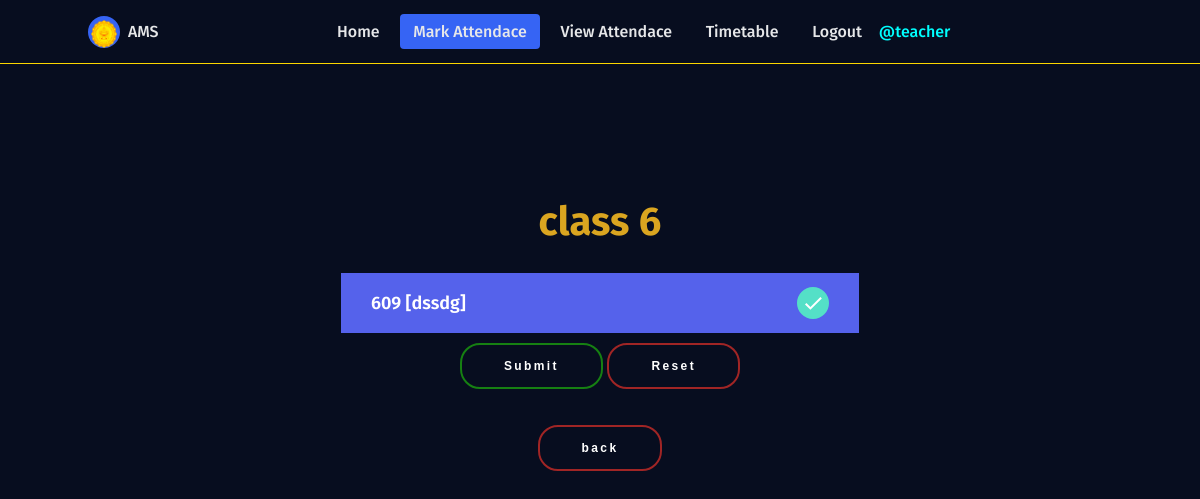
/six/ (signed in), run on the app's committed database.
### attendance_management_system/models.py (models this page shows, shortened)
class Classname(models.Model):
    classno = models.CharField(max_length=10, primary_key=True)

class Student(models.Model):
    roll = models.CharField(max_length=10, primary_key=True)
    name = models.CharField(max_length=40, null=False, default='')
    classname = models.ForeignKey('Classname', on_delete=models.CASCADE)
    phone = models.CharField(max_length=12, null=False, default='')
    parent_phone = models.CharField(max_length=12, null=False, default='')
    def __str__(self):
        return self.name

### attendance_management_system/views.py (the view)
# urls.py: path('six/', views.six, name="six"),
@login_required(login_url='/login')
def six(request):
    student =  Student.objects.filter(classname=6)
    classname = Classname.objects.filter(classno=6)
    context={'student': student, 'classname': classname}
    return render(request, 'class6.html', context)

### templates/class6.html (shortened to what this page needs)
<!DOCTYPE html>
<html lang="en">
<head>
    {% load static %}
    <link href="https://stackpath.bootstrapcdn.com/font-awesome/4.7.0/css/font-awesome.min.css" rel="stylesheet">
    <link rel="stylesheet" href="{% static 'markAttendance/css/styles.css' %}">
</head>
<body>
    <header class="header">
        <nav class="nav" id="nav-menu">
            <div class="nav__content bd-grid">
                <div class="nav__perfil">
                    <div class="nav__img">
                        <img src="static/markattendance/img/2.png" alt="">
                    </div>
                    <div>
                        <a href="#" class="nav__name">AMS</a>
                    </div>
                </div>
                <div class="nav__menu">
                    <ul class="nav__list">
                        <li class="nav__item"><a href="{% url 'home' %}" class="nav__link">Home</a></li>
                        <li class="nav__item"><a href="{% url 'teacherhome' %}" class="nav__link active">Mark Attendace</a></li>
                        <li class="nav__item"><a href="{% url 'viewattendance' %}" class="nav__link">View Attendace</a></li>
                        <li class="nav__item"><a href="{% url 'timetable' %}" class="nav__link">Timetable</a></li>
                        {% if request.user.is_authenticated %}
                        <li class="nav__item"><a href="{% url 'logout' %}" class="nav__link">Logout</a></li>
                        <span style="color:cyan;">@{{request.user.username}}</span>
                        {% else %}
                        <li class="nav__item"><a href="{% url 'login' %}" class="nav__link">Login</a></li>
                        {% endif %}
                    </ul>
                </div>
            </div>
        </nav>
    </header>
    <br><br><br><br><br><br>
        <form method="POST" action="/teacherhome" class="form">
                {% for cs in classname %}
                <h2 style="color:goldenrod; font-size: 40px;">class {{cs.classno}}</h2>
                {% endfor %}
                {% for stud in student  %}
        <div class="inputGroup">
            <label for="{{ stud }}">{{ stud.roll }}  [{{ stud }}]</label>
        </div>
        {% endfor %}
            <div class="btn">
                <button type="submit" class="submit">Submit</button>
                <button type="reset" class="reset">Reset</button><br><br>
                <button type="button" class="reset" onclick="window.location.href='{% url 'teacherhome' %}' ">back</button>
            </div>
        </form>
</body>
</html>

### static/markAttendance/css/styles.css (style rules this page uses)
:root { --header-height: 3rem; --first-color: #3664F4; --dark-color: #070D1F; --dark-color-alt: #282B3A; --white-color: #E6E7E9; --body-font: 'Poppins', sans-serif; --normal-font-size: .938rem; --small-font-size: .813rem; --z-fixed: 100; }
@media screen and (min-width: 768px) { :root { --normal-font-size: 1rem; --small-font-size: .875rem; } }
form { text-align: center; }
h2 { text-align: center; color: white; margin-top: 90px; animation: Slide_Up 0.8s ease; }
body { margin: var(--header-height) 0 0 0; font-family: var(--body-font); font-size: var(--normal-font-size); font-weight: 500; background-color: var(--dark-color); }
ul { margin: 0; padding: 0; list-style: none; }
a { text-decoration: none; }
img { max-width: 100%; height: 100%; }
.btn { margin-top: 10px; }
.submit { position: relative; background: transparent; border: 2px solid rgb(22, 128, 18); padding: 14px 42px; border-radius: 20px; cursor: pointer; overflow: hidden; outline: none; font-weight: bold; font-size: 12px; color: white; letter-spacing: .2em; transition: all .2s ease; animation: Slide_Up 0.8s ease; }
.reset { position: relative; background: transparent; border: 2px solid rgb(160, 37, 37); padding: 14px 42px; border-radius: 20px; cursor: pointer; overflow: hidden; outline: none; font-weight: bold; font-size: 12px; color: white; letter-spacing: .2em; box-shadow: 0 8px 32px rgba(#000, .2); transition: all .2s ease; animation: Slide_Up 0.8s ease; }
.bd-grid { max-width: 1024px; display: -ms-grid; display: grid; -ms-grid-columns: 100%; grid-template-columns: 100%; margin-left: 1.5rem; margin-right: 1.5rem; }
.header { width: 100%; height: var(--header-height); position: fixed; top: 0; left: 0; padding: 0 1.5rem; background-color: transparent; z-index: var(--z-fixed); display: -webkit-box; display: -ms-flexbox; display: flex; -webkit-box-pack: justify; -ms-flex-pack: justify; justify-content: space-between; -webkit-box-align: center; -ms-flex-align: center; align-items: center; border-bottom: 1px solid rgb(252, 214, 0); animation: Slide_Up 0.8s ease; }
.nav__content { height: 100%; -ms-grid-rows: max-content 1fr max-content; grid-template-rows: -webkit-max-content 1fr -webkit-max-content; grid-template-rows: max-content 1fr max-content; row-gap: 2rem; }
.nav__img { display: -webkit-box; display: -ms-flexbox; display: flex; -webkit-box-pack: center; -ms-flex-pack: center; justify-content: center; padding-top: .25rem; margin-bottom: .8rem; width: 56px; height: 56px; background-color: var(--first-color); border-radius: 50%; overflow: hidden; }
.nav__img img { width: 46px; }
.nav__name { display: block; color: var(--white-color); }
.nav__menu { -ms-flex-item-align: center; -ms-grid-row-align: center; align-self: center; }
.nav__item { margin: 2.5rem 0; }
.nav__link { color: var(--white-color); }
.active { color: var(--first-color); }
@media screen and (min-width: 768px) { body { margin: 0; } }
@media screen and (min-width: 768px) { .header { height: calc(var(--header-height) + 1rem); } }
@media screen and (min-width: 768px) { .nav { width: 100%; } }
@media screen and (min-width: 768px) { .nav__content { -ms-grid-columns: (max-content)[3]; grid-template-columns: repeat(3, -webkit-max-content); grid-template-columns: repeat(3, max-content); -ms-grid-rows: 1fr; grid-template-rows: 1fr; -webkit-column-gap: 1rem; column-gap: 1rem; -webkit-box-pack: justify; -ms-flex-pack: justify; justify-content: space-between; } }
@media screen and (min-width: 768px) { .nav__perfil { display: -webkit-box; display: -ms-flexbox; display: flex; -webkit-box-align: center; -ms-flex-align: center; align-items: center; } }
@media screen and (min-width: 768px) { .nav__img { width: 32px; height: 32px; margin-right: .5rem; margin-bottom: 0; -webkit-box-align: center; -ms-flex-align: center; align-items: center; } }
@media screen and (min-width: 768px) { .nav__img img { width: 26px; } }
@media screen and (min-width: 768px) { .nav__list { display: -webkit-box; display: -ms-flexbox; display: flex; } }
@media screen and (min-width: 768px) { .nav__item { margin: 0 .25rem; } }
@media screen and (min-width: 768px) { .nav__link { padding: .5rem .8rem; border-radius: .25rem; } }
@media screen and (min-width: 768px) { .active { background-color: var(--first-color); color: var(--white-color); } }

### data on the page
Classname: classno "6"
Student: roll "609", name "dssdg"

### other printed values
{{ request.user.username }} "teacher"
